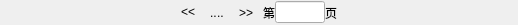
<?xml version="1.0" encoding="UTF-8"?>
<ui version="4.0">
 <class>PageNavigator</class>
 <widget class="QWidget" name="PageNavigator">
  <property name="geometry">
   <rect>
    <x>0</x>
    <y>0</y>
    <width>518</width>
    <height>25</height>
   </rect>
  </property>
  <property name="windowTitle">
   <string>Form</string>
  </property>
  <property name="styleSheet">
   <string notr="true"/>
  </property>
  <layout class="QHBoxLayout" name="horizontalLayout">
   <property name="spacing">
    <number>0</number>
   </property>
   <property name="leftMargin">
    <number>0</number>
   </property>
   <property name="topMargin">
    <number>0</number>
   </property>
   <property name="rightMargin">
    <number>0</number>
   </property>
   <property name="bottomMargin">
    <number>0</number>
   </property>
   <item>
    <spacer name="horizontalSpacer_2">
     <property name="orientation">
      <enum>Qt::Horizontal</enum>
     </property>
     <property name="sizeHint" stdset="0">
      <size>
       <width>40</width>
       <height>20</height>
      </size>
     </property>
    </spacer>
   </item>
   <item>
    <widget class="QLabel" name="previousPageLabel">
     <property name="toolTip">
      <string>上一页</string>
     </property>
     <property name="text">
      <string>&lt;&lt;</string>
     </property>
    </widget>
   </item>
   <item>
    <widget class="QWidget" name="previousSeparate" native="true">
     <property name="minimumSize">
      <size>
       <width>15</width>
       <height>0</height>
      </size>
     </property>
     <property name="baseSize">
      <size>
       <width>15</width>
       <height>0</height>
      </size>
     </property>
    </widget>
   </item>
   <item>
    <widget class="QWidget" name="leftPagesWidget" native="true"/>
   </item>
   <item>
    <widget class="QLabel" name="leftSeparateLabel">
     <property name="toolTip">
      <string/>
     </property>
     <property name="text">
      <string>..</string>
     </property>
    </widget>
   </item>
   <item>
    <widget class="QWidget" name="centerPagesWidget" native="true"/>
   </item>
   <item>
    <widget class="QLabel" name="rightSeparateLabel">
     <property name="toolTip">
      <string/>
     </property>
     <property name="text">
      <string>..</string>
     </property>
    </widget>
   </item>
   <item>
    <widget class="QWidget" name="rightPagesWidget" native="true"/>
   </item>
   <item>
    <widget class="QWidget" name="nextSeparate" native="true">
     <property name="minimumSize">
      <size>
       <width>15</width>
       <height>0</height>
      </size>
     </property>
     <property name="baseSize">
      <size>
       <width>15</width>
       <height>0</height>
      </size>
     </property>
    </widget>
   </item>
   <item>
    <widget class="QLabel" name="nextPageLabel">
     <property name="toolTip">
      <string>下一页</string>
     </property>
     <property name="text">
      <string>&gt;&gt;</string>
     </property>
    </widget>
   </item>
   <item>
    <spacer name="horizontalSpacer_3">
     <property name="orientation">
      <enum>Qt::Horizontal</enum>
     </property>
     <property name="sizeType">
      <enum>QSizePolicy::Fixed</enum>
     </property>
     <property name="sizeHint" stdset="0">
      <size>
       <width>10</width>
       <height>20</height>
      </size>
     </property>
    </spacer>
   </item>
   <item>
    <widget class="QLabel" name="label">
     <property name="text">
      <string>第</string>
     </property>
    </widget>
   </item>
   <item>
    <widget class="QLineEdit" name="pageLineEdit">
     <property name="minimumSize">
      <size>
       <width>50</width>
       <height>0</height>
      </size>
     </property>
     <property name="maximumSize">
      <size>
       <width>50</width>
       <height>16777215</height>
      </size>
     </property>
     <property name="alignment">
      <set>Qt::AlignCenter</set>
     </property>
    </widget>
   </item>
   <item>
    <widget class="QLabel" name="label_2">
     <property name="text">
      <string>页</string>
     </property>
    </widget>
   </item>
   <item>
    <spacer name="horizontalSpacer">
     <property name="orientation">
      <enum>Qt::Horizontal</enum>
     </property>
     <property name="sizeHint" stdset="0">
      <size>
       <width>45</width>
       <height>20</height>
      </size>
     </property>
    </spacer>
   </item>
  </layout>
 </widget>
 <resources/>
 <connections/>
</ui>
